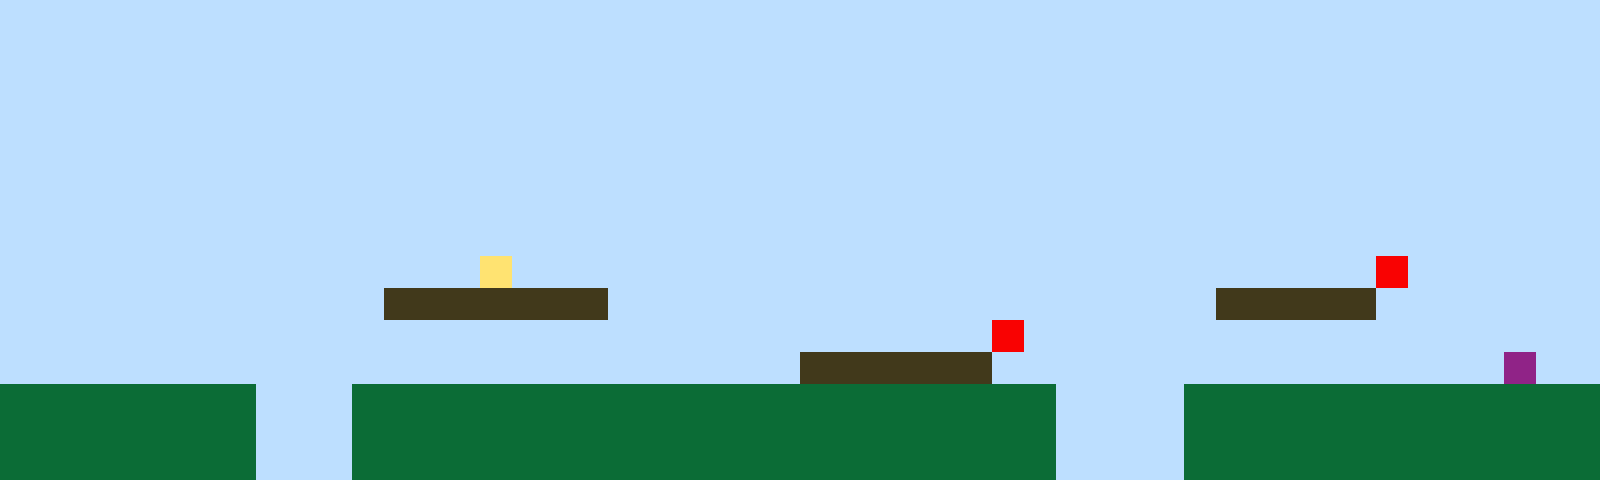

A 2D game scene composited from a Tiled map and its tileset images. What follows is a short description and the map's XML, with every tile layer's data as written:
An orthogonal 50x15 tile map with 32x32 px tiles, 1 tile layer (Tile Layer 1).

<map version="1.10" tiledversion="1.11.2" orientation="orthogonal" renderorder="right-up" width="50" height="15" tilewidth="32" tileheight="32" infinite="0" nextlayerid="2" nextobjectid="1"><editorsettings><export target="map1.csv" format="csv" /></editorsettings><tileset firstgid="1" name="sprites" tilewidth="32" tileheight="32" tilecount="6" columns="3"><image source="sprites.png" width="96" height="64" /></tileset><layer id="1" name="Tile Layer 1" width="50" height="15"><data encoding="csv">1,1,1,1,1,1,1,1,1,1,1,1,1,1,1,1,1,1,1,1,1,1,1,1,1,1,1,1,1,1,1,1,1,1,1,1,1,1,1,1,1,1,1,1,1,1,1,1,1,1,1,1,1,1,1,1,1,1,1,1,1,1,1,1,1,1,1,1,1,1,1,1,1,1,1,1,1,1,1,1,1,1,1,1,1,1,1,1,1,1,1,1,1,1,1,1,1,1,1,1,1,1,1,1,1,1,1,1,1,1,1,1,1,1,1,1,1,1,1,1,1,1,1,1,1,1,1,1,1,1,1,1,1,1,1,1,1,1,1,1,1,1,1,1,1,1,1,1,1,1,1,1,1,1,1,1,1,1,1,1,1,1,1,1,1,1,1,1,1,1,1,1,1,1,1,1,1,1,1,1,1,1,1,1,1,1,1,1,1,1,1,1,1,1,1,1,1,1,1,1,1,1,1,1,1,1,1,1,1,1,1,1,1,1,1,1,1,1,1,1,1,1,1,1,1,1,1,1,1,1,1,1,1,1,1,1,1,1,1,1,1,1,1,1,1,1,1,1,1,1,1,1,1,1,1,1,1,1,1,1,1,1,1,1,1,1,1,1,1,1,1,1,1,1,1,1,1,1,1,1,1,1,1,1,1,1,1,1,1,1,1,1,1,1,1,1,1,1,1,1,1,1,1,1,1,1,1,1,1,1,1,1,1,1,1,1,1,1,1,1,1,1,1,1,1,1,1,1,1,1,1,1,1,1,1,1,1,1,1,1,1,1,1,1,1,1,1,1,1,1,1,1,1,1,1,1,1,1,1,1,1,1,1,1,1,1,1,1,1,1,1,1,1,1,1,1,1,1,1,1,1,1,1,1,1,1,1,1,1,1,1,1,1,1,1,1,1,1,1,1,1,1,1,1,1,1,1,1,1,1,1,1,1,1,1,4,1,1,1,1,1,1,1,1,1,1,1,1,1,1,1,1,1,1,1,1,1,1,1,1,1,1,1,5,1,1,1,1,1,1,1,1,1,1,1,1,1,1,1,1,1,1,3,3,3,3,3,3,3,1,1,1,1,1,1,1,1,1,1,1,1,1,1,1,1,1,1,1,3,3,3,3,3,1,1,1,1,1,1,1,1,1,1,1,1,1,1,1,1,1,1,1,1,1,1,1,1,1,1,1,1,1,1,1,1,1,1,1,1,1,1,5,1,1,1,1,1,1,1,1,1,1,1,1,1,1,1,1,1,1,1,1,1,1,1,1,1,1,1,1,1,1,1,1,1,1,1,1,1,1,1,1,1,1,1,3,3,3,3,3,3,1,1,1,1,1,1,1,1,1,1,1,1,1,1,1,1,6,1,1,2,2,2,2,2,2,2,2,1,1,1,2,2,2,2,2,2,2,2,2,2,2,2,2,2,2,2,2,2,2,2,2,2,1,1,1,1,2,2,2,2,2,2,2,2,2,2,2,2,2,2,2,2,2,2,2,2,2,1,1,1,2,2,2,2,2,2,2,2,2,2,2,2,2,2,2,2,2,2,2,2,2,2,1,1,1,1,2,2,2,2,2,2,2,2,2,2,2,2,2,2,2,2,2,2,2,2,2,1,1,1,2,2,2,2,2,2,2,2,2,2,2,2,2,2,2,2,2,2,2,2,2,2,1,1,1,1,2,2,2,2,2,2,2,2,2,2,2,2,2</data></layer></map>
